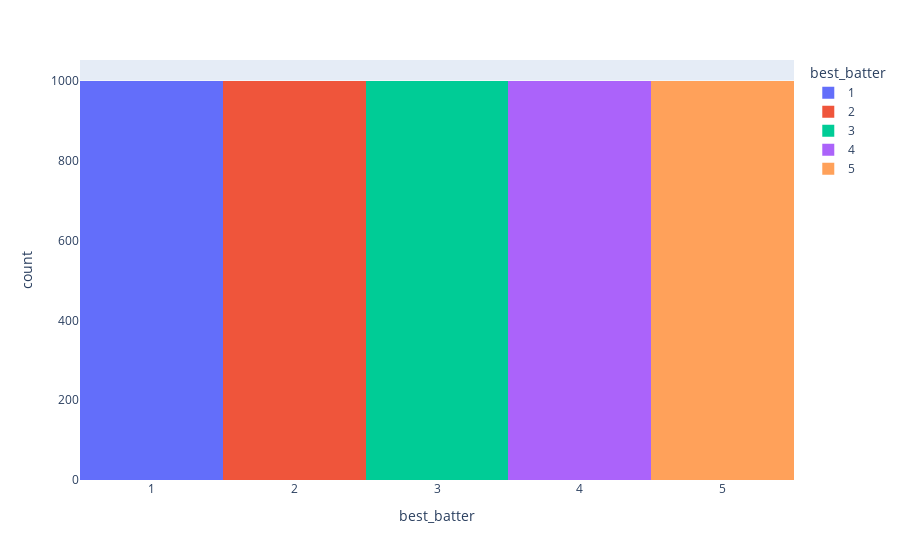

Notebook code for this chart:
### Code cell
px.histogram(data, x='best_batter', color='best_batter')

### Figure 1 — Plotly figure (JSON) as saved in the notebook; plotly's stock layout.template omitted (floating-point values rounded to 4 significant figures; data arrays with more than 128 entries replaced by an {"elided": "..."} marker saying what was removed)
{"data": [{"bingroup": "x", "hovertemplate": "best_batter=%{x}<br>count=%{y}<extra></extra>", "legendgroup": "1", "marker": {"color": "#636efa", "pattern": {"shape": ""}}, "name": "1", "orientation": "v", "showlegend": true, "type": "histogram", "x": {"elided": "1000 int values"}, "xaxis": "x", "yaxis": "y"}, {"bingroup": "x", "hovertemplate": "best_batter=%{x}<br>count=%{y}<extra></extra>", "legendgroup": "2", "marker": {"color": "#EF553B", "pattern": {"shape": ""}}, "name": "2", "orientation": "v", "showlegend": true, "type": "histogram", "x": {"elided": "1000 int values"}, "xaxis": "x", "yaxis": "y"}, {"bingroup": "x", "hovertemplate": "best_batter=%{x}<br>count=%{y}<extra></extra>", "legendgroup": "3", "marker": {"color": "#00cc96", "pattern": {"shape": ""}}, "name": "3", "orientation": "v", "showlegend": true, "type": "histogram", "x": {"elided": "1000 int values"}, "xaxis": "x", "yaxis": "y"}, {"bingroup": "x", "hovertemplate": "best_batter=%{x}<br>count=%{y}<extra></extra>", "legendgroup": "4", "marker": {"color": "#ab63fa", "pattern": {"shape": ""}}, "name": "4", "orientation": "v", "showlegend": true, "type": "histogram", "x": {"elided": "1000 int values"}, "xaxis": "x", "yaxis": "y"}, {"bingroup": "x", "hovertemplate": "best_batter=%{x}<br>count=%{y}<extra></extra>", "legendgroup": "5", "marker": {"color": "#FFA15A", "pattern": {"shape": ""}}, "name": "5", "orientation": "v", "showlegend": true, "type": "histogram", "x": {"elided": "1000 int values"}, "xaxis": "x", "yaxis": "y"}], "layout": {"barmode": "relative", "legend": {"title": {"text": "best_batter"}, "tracegroupgap": 0}, "margin": {"t": 60}, "xaxis": {"anchor": "y", "categoryarray": [1, 2, 3, 4, 5], "categoryorder": "array", "domain": [0, 1], "title": {"text": "best_batter"}}, "yaxis": {"anchor": "x", "domain": [0, 1], "title": {"text": "count"}}}}
